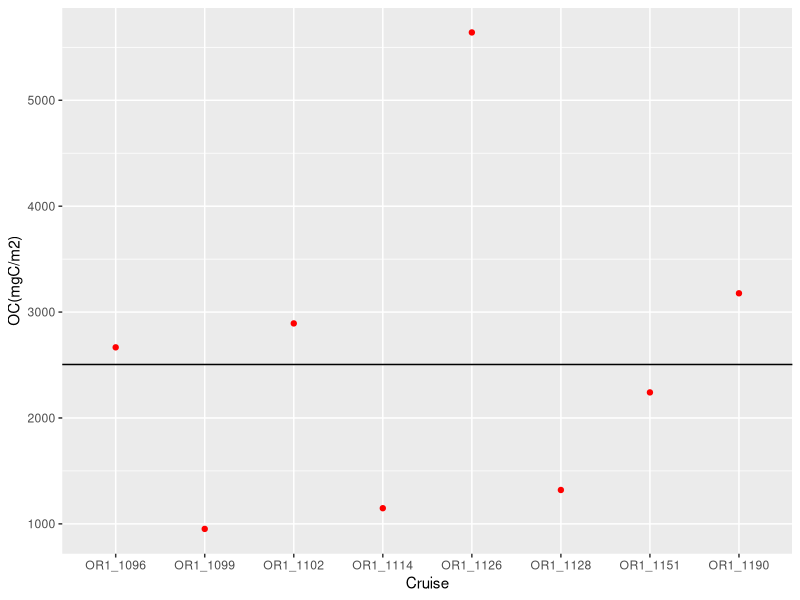

Recreate this plot in R.
rm(list = ls())
library(readxl)
library(dplyr)
GPSC_sediment<- read_excel("Canyon_sediment.xlsx")
GC1_sed<-GPSC_sediment %>% 
  filter(Station=="GC1") %>% 
  filter(Section=="0-1") %>% 
  filter(TOC&DW!="NA")
colnames(GC1_sed)


area<-pi*(10.5/2)^2/10000 #m2
y<- GC1_sed %>% 
  group_by(Cruise, Station, Deployment, Section,DW,TOC)%>%
  summarise(OC=mean(DW*1000*TOC/100/area,na.rm = T)) #mg/m2
#DW=dry weight(g)
#TOC=(%)
SED<-mean(y$OC)

library(ggplot2)
y %>% 
  ggplot(aes(x = Cruise, y = OC))+
    geom_point(color = "red")+
  ylab("OC(mgC/m2)")+
  geom_hline(yintercept = mean(y$OC))

